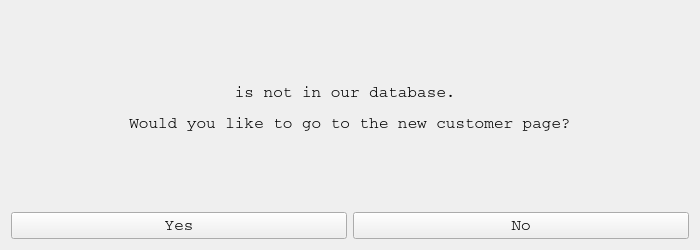
<?xml version="1.0" encoding="UTF-8"?>
<ui version="4.0">
 <class>Form</class>
 <widget class="QWidget" name="Form">
  <property name="geometry">
   <rect>
    <x>0</x>
    <y>0</y>
    <width>700</width>
    <height>250</height>
   </rect>
  </property>
  <property name="windowTitle">
   <string>Form</string>
  </property>
  <layout class="QVBoxLayout" name="verticalLayout">
   <item>
    <widget class="QLabel" name="label_2">
     <property name="font">
      <font>
       <family>Courier</family>
       <pointsize>12</pointsize>
      </font>
     </property>
     <property name="text">
      <string/>
     </property>
    </widget>
   </item>
   <item>
    <widget class="QLabel" name="messageLabel">
     <property name="font">
      <font>
       <family>Courier</family>
       <pointsize>12</pointsize>
      </font>
     </property>
     <property name="text">
      <string>&lt;html&gt;&lt;head/&gt;&lt;body&gt;&lt;p align=&quot;center&quot;&gt;is not in our database. &lt;/p&gt;&lt;p align=&quot;center&quot;&gt;Would you like to go to the new customer page?&lt;/p&gt;&lt;/body&gt;&lt;/html&gt;</string>
     </property>
    </widget>
   </item>
   <item>
    <widget class="QLabel" name="label_3">
     <property name="font">
      <font>
       <family>Courier</family>
       <pointsize>12</pointsize>
      </font>
     </property>
     <property name="text">
      <string/>
     </property>
    </widget>
   </item>
   <item>
    <layout class="QHBoxLayout" name="horizontalLayout">
     <item>
      <widget class="QPushButton" name="yesButton">
       <property name="font">
        <font>
         <family>Courier</family>
         <pointsize>12</pointsize>
        </font>
       </property>
       <property name="text">
        <string>Yes</string>
       </property>
      </widget>
     </item>
     <item>
      <widget class="QPushButton" name="noButton">
       <property name="font">
        <font>
         <family>Courier</family>
         <pointsize>12</pointsize>
        </font>
       </property>
       <property name="text">
        <string>No</string>
       </property>
      </widget>
     </item>
    </layout>
   </item>
  </layout>
 </widget>
 <resources/>
 <connections/>
</ui>
